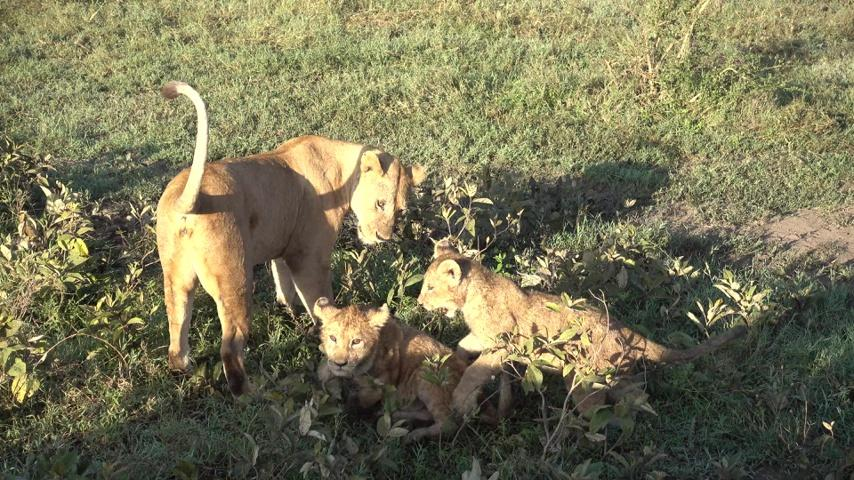
#> input picture Detection/Ccounting/STCNN-master/pyLucid/img.jpg, 854 x 480 px
$ python demo.py   (older library calls are emulated)
#> lines starting #> are read from the running program, lines starting #| are printed output that depends on the picture; after the words box and inside, x2 and y2 are one past the last pixel; in counts of white or black regions, pixels touching at a corner belong together
#> further down, Iorg is the input picture: shape (480, 854, 3); mean B, G, R 85.6, 115.8, 119.3
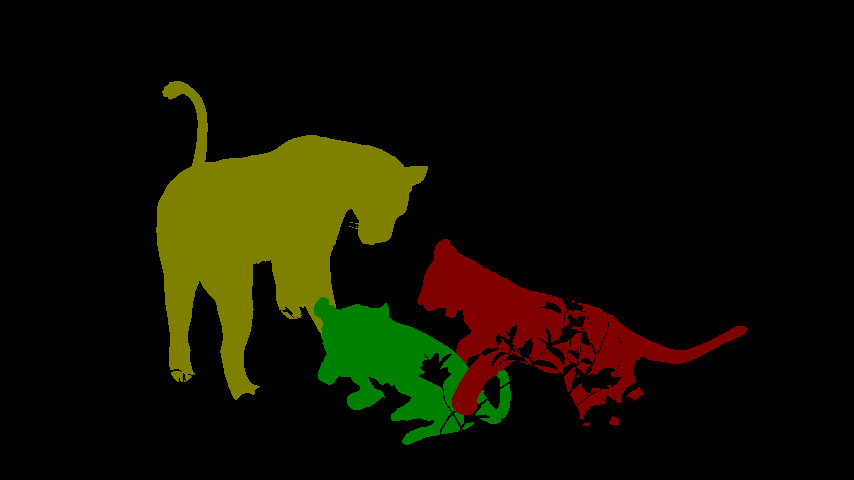
#> input picture Detection/Ccounting/STCNN-master/pyLucid/gt.png, 854 x 480 px
#> further down, Morg is the input picture: PIL image 854x480 P; mean R, G, B 16.9, 15.3, 0
#> `palette=Morg.getpalette()`: palette = 768 values, max 224 at index 219, min 0 at index 0, mean 106.7
### Detection/Ccounting/STCNN-master/pyLucid/patchPaint.py
import numpy as np
import cv2
import matplotlib.pyplot as plt
import pycuda.driver as drv
import pycuda.autoinit
import pycuda.gpuarray as gpuarray
from pycuda.compiler import SourceModule
from PatchMatch.PatchMatchCuda import PatchMatch

def paint(Iorg, Mask, verbose=True, sigma=0.1):
#> called with verbose = False, sigma = 0.1
    Iorg=cv2.cvtColor(Iorg,cv2.COLOR_BGR2Lab)
#> Iorg: shape (480, 854, 3); mean of channels 0, 1, 2 120.7, 124.3, 144.7

    width=7
    match_iter=10

    diffthresh=1

    if width%2==0:
        raise Exception('The width should be an odd integer.')
    padwidth=width/2

    if Mask.ndim!=2:
        if Mask.ndim==3 and Mask.shape[2]==1:
            Mask=Mask[:,:,0]
        else:
            raise Exception('The dimension of Mask is incorrect.')

    [m,n,chn]=Iorg.shape
#> m = 480; n = 854; chn = 3
    startscale=int(-np.ceil(np.log2(min(m,n)))+5)
#> startscale = -4
    scale=2**startscale
#> scale = 0.0625

    I=cv2.resize(Iorg,(0,0),fx=scale,fy=scale)
#> I: shape (30, 53, 3); mean of channels 0, 1, 2 120.9, 124.4, 144.7
    M=cv2.resize(Mask,(0,0),fx=scale,fy=scale,interpolation=cv2.INTER_NEAREST)
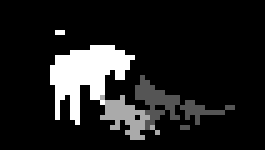
#> M: shape (30, 53) (shown 5 times larger); min 0, max 3, mean 0.363; drawn with min black and max white
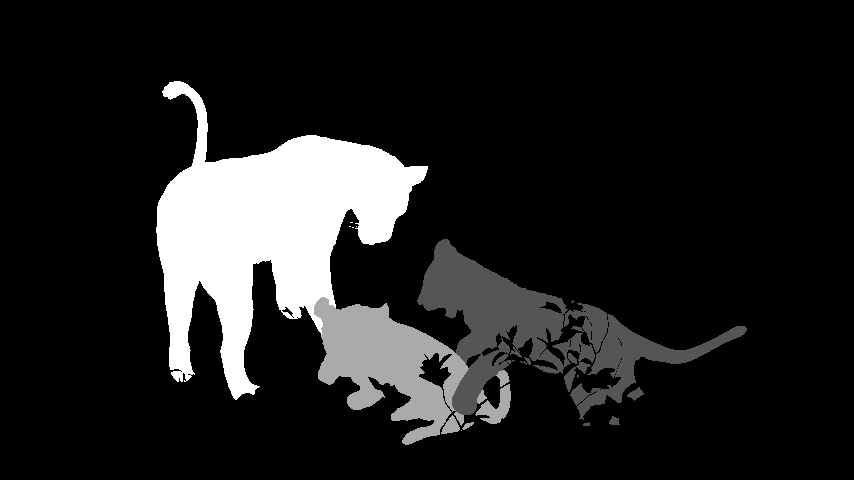
#> Mask: shape (480, 854); min 0, max 3, mean 0.37; drawn with min black and max white
    M=M>0
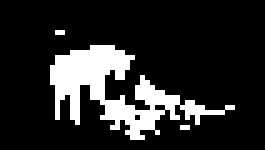
#> M: shape (30, 53) bool (shown 5 times larger); 15.8% white; 3 white regions (2 under 20 px), largest, box (x1, y1, x2, y2) and area: (10, 9, 47, 28) 248

    [m,n,chn]=I.shape
#> m = 30; n = 53
    Rnd=np.random.randint(256,size=[m,n,chn],dtype='uint8')
    I[M]=Rnd[M]
#> I: shape (30, 53, 3); mean of channels 0, 1, 2 119.3, 124.3, 142.9

    for logscale in xrange(startscale,1):
        scale=2**logscale
        iterations=10

        if verbose:
            print 'Scale = 2^%d'%logscale

        for iter in xrange(iterations):
            if verbose:
                plt.imshow(cv2.cvtColor(I,cv2.COLOR_Lab2RGB))
                plt.pause(0.001)

            Iprev=I.astype('float32')
            I=Iprev/255

            B=I.copy()
            B[M]=0

            maxoff=max(I.shape[:2])
            pm=PatchMatch(I,I,B,B,width)
            pm.propagate(iters=match_iter,rand_search_radius=maxoff)
            ann=pm.nnf.copy()
            Ipad=np.pad(I,((padwidth,padwidth),(padwidth,padwidth),(0,0)),'reflect')

            patchj,patchi=np.meshgrid(np.arange(width),np.arange(width))
            indj,indi=np.meshgrid(np.arange(n),np.arange(m))
            patchi=indi[:,:,np.newaxis,np.newaxis]+patchi[np.newaxis,np.newaxis]
            patchj=indj[:,:,np.newaxis,np.newaxis]+patchj[np.newaxis,np.newaxis]

            matchj=ann[:,:,0]
            matchi=ann[:,:,1]
            orgind=np.vstack((indi.ravel(),indj.ravel()))
            matchind=np.vstack((matchi[orgind[0],orgind[1]],matchj[orgind[0],orgind[1]]))
            indmap=np.vstack((orgind,matchind))
            indmap=indmap[:,M[orgind[0],orgind[1]]]

            curi=patchi[indmap[0],indmap[1]]
            curj=patchj[indmap[0],indmap[1]]
            orgim=Ipad[curi,curj]
            groupind=np.ravel_multi_index((curi,curj),(m+width-1,n+width-1))

            curi=patchi[indmap[2],indmap[3]]
            curj=patchj[indmap[2],indmap[3]]
            patchim=Ipad[curi,curj]

            #I 3 channels
            d=np.sum((orgim-patchim)**2,axis=(1,2,3))
            sim=np.exp(-d/(2*sigma**2),dtype='float64')

            R=sim[:,np.newaxis,np.newaxis,np.newaxis]*patchim
            sumpatch=[np.bincount(groupind.ravel(),weights=R[...,i].ravel()) for i in xrange(chn)]
            Rlst=[np.zeros([m+width-1,n+width-1],dtype='float64') for _ in xrange(chn)]
            for i in xrange(chn):
                Rlst[i].ravel()[:sumpatch[i].size]=sumpatch[i]
            R=np.dstack(Rlst)

            sim=np.tile(sim[:,np.newaxis,np.newaxis],[1,width,width])
            sumsim=np.bincount(groupind.ravel(),weights=sim.ravel())
            Rcount=np.zeros([m+width-1,n+width-1],dtype='float64')
            Rcount.ravel()[:sumsim.size]=sumsim

            Rcountmsk=Rcount>0
            R[Rcountmsk]=R[Rcountmsk]/Rcount[Rcountmsk,np.newaxis]
            R=R[padwidth:m+padwidth,padwidth:n+padwidth]
            R[~M]=I[~M]
            I=(255*R+0.5).astype('uint8')

            if iter>0:
                diff=np.sum((I.astype('float32')-Iprev)**2)/np.sum(M)
                if verbose:
                    print 'diff = %f'%diff
                if diff<diffthresh:
                    break
            elif verbose:
                print

        if logscale<0:
            Idata=cv2.resize(Iorg,(0,0),fx=scale*2,fy=scale*2)
            m,n,chn=Idata.shape
            I=cv2.resize(I,(n,m))

            M=cv2.resize(Mask,(n,m),interpolation=cv2.INTER_NEAREST)
            M=M>0

            I[~M]=Idata[~M]
#> this loop made 1 pass
#> pass 1, in __init__, `self.A = a.copy(order='C')`:
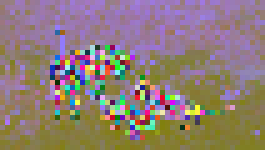
#> self.A: shape (30, 53, 3) float32 (shown 5 times larger); mean of channels 0, 1, 2 0.468, 0.487, 0.56; drawn as B, G, R
#> pass 1, in __init__, `self.B = b.copy(order='C')`:
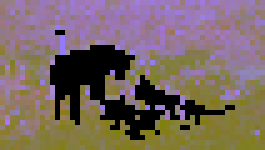
#> self.B: shape (30, 53, 3) float32 (shown 5 times larger); mean of channels 0, 1, 2 0.39, 0.407, 0.476; drawn as B, G, R

    return cv2.cvtColor(I,cv2.COLOR_Lab2BGR)

### Detection/Ccounting/STCNN-master/pyLucid/PatchMatch/PatchMatchCuda.py
"""
The Patchmatch Algorithm. The actual algorithm is a nearly
line to line port of the original c++ version.
The distance calculation is different to leverage numpy's vectorized
operations.

This version uses 4 images instead of 2.
You can supply the same image twice to use patchmatch between 2 images.

"""
import os
package_directory = os.path.dirname(os.path.abspath(__file__))

import numpy as np
import cv2
import pycuda.autoinit
import pycuda.driver as drv
import numpy
import pycuda.autoinit
import pycuda.gpuarray as gpuarray
import numpy as np
from pycuda.compiler import SourceModule
import cv2

from PIL import Image

class PatchMatch(object):
    def __init__(self, a, aa, b, bb, patch_size):
        """
        Initialize Patchmatch Object.
        This method also randomizes the nnf , which will eventually
        be optimized.
        """
        assert a.shape == b.shape == aa.shape == bb.shape, "Dimensions were unequal for patch-matching input"
        #print("called")
        self.A = a.copy(order='C')
        self.B = b.copy(order='C')
        self.AA = aa.copy(order='C')
        self.BB = bb.copy(order='C')
        self.patch_size = patch_size
        self.nnf = np.zeros(shape=(self.A.shape[0], self.A.shape[1],2)).astype(np.int32)  # the nearest neighbour field
        self.nnd = np.random.rand(self.A.shape[0], self.A.shape[1]).astype(np.float32)   # the distance map for the nnf
        self.initialise_nnf()

    def initialise_nnf(self):
        """
        Set up a random NNF
        Then calculate the distances to fill up the NND
        :return:
        """
        self.nnf = self.nnf.transpose((2, 0, 1))
        self.nnf[0] = np.random.randint(self.B.shape[1], size=(self.A.shape[0], self.A.shape[1]))
        self.nnf[1] = np.random.randint(self.B.shape[0], size=(self.A.shape[0], self.A.shape[1]))
        self.nnf = self.nnf.transpose((1, 2, 0))
        self.nnf = self.nnf.copy("C")

    # [97 lines left out: functions reconstruct_image, upsample_nnf, reconstruct_avg, visualize, not called in this run]


    def propagate(self, iters=2, rand_search_radius=500):
        """
        Optimize the NNF using PatchMatch Algorithm
        :param iters: number of iterations
        :param rand_search_radius: max radius to use in random search
        :return:
        """
#> (the run stopped early here; a loop or call above may not have finished)
